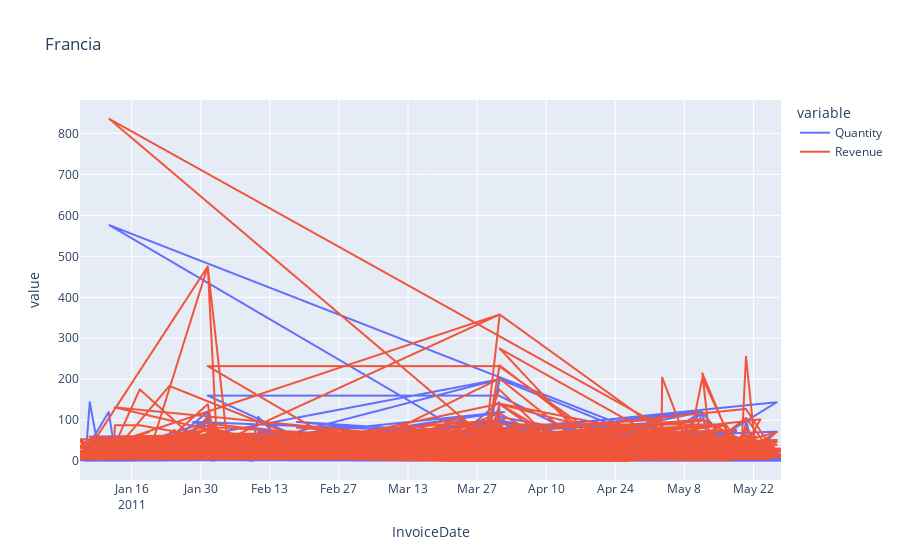

Source (notebook cell):
### Code cell
fig = px.line(data, x='InvoiceDate', y=['Quantity', 'Revenue'], title='Francia ')

fig.show()

### Figure 1 — Plotly figure (JSON) as saved in the notebook; plotly's stock layout.template omitted (floating-point values rounded to 4 significant figures; data arrays with more than 128 entries replaced by an {"elided": "..."} marker saying what was removed)
{"data": [{"hovertemplate": "variable=Quantity<br>InvoiceDate=%{x}<br>value=%{y}<extra></extra>", "legendgroup": "Quantity", "line": {"color": "#636efa", "dash": "solid"}, "marker": {"symbol": "circle"}, "mode": "lines", "name": "Quantity", "showlegend": true, "type": "scattergl", "x": {"elided": "2454 str values"}, "xaxis": "x", "y": {"elided": "2454 int values"}, "yaxis": "y"}, {"hovertemplate": "variable=Revenue<br>InvoiceDate=%{x}<br>value=%{y}<extra></extra>", "legendgroup": "Revenue", "line": {"color": "#EF553B", "dash": "solid"}, "marker": {"symbol": "circle"}, "mode": "lines", "name": "Revenue", "showlegend": true, "type": "scattergl", "x": {"elided": "2454 str values"}, "xaxis": "x", "y": {"elided": "2454 float values"}, "yaxis": "y"}], "layout": {"legend": {"title": {"text": "variable"}, "tracegroupgap": 0}, "title": {"text": "Francia "}, "xaxis": {"anchor": "y", "domain": [0, 1], "title": {"text": "InvoiceDate"}}, "yaxis": {"anchor": "x", "domain": [0, 1], "title": {"text": "value"}}}}
